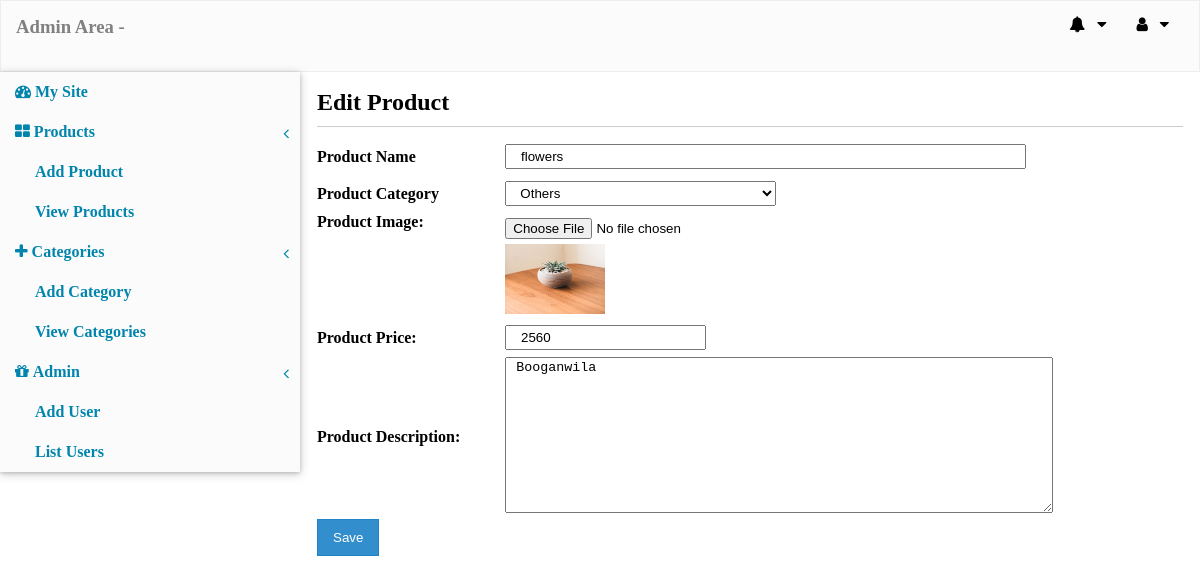
Screenshot of /admin/index.php?action=edit_pro&product_id=7 (signed in) with the database file from the repository.
### tables this page shows
CREATE TABLE `insert_product` (
  `product_id` int(10) NOT NULL,
  `product_name` varchar(100) NOT NULL,
  `product_price` int(10) NOT NULL,
  `product_categorie` varchar(100) NOT NULL,
  `product_comment` text NOT NULL,
  `product_img` text NOT NULL,
  `views` int(11) NOT NULL,
  `visible` tinyint(1) NOT NULL DEFAULT 1,
  `date` varchar(150) NOT NULL
);

### admin/editproduct.php (the view, shortened to what this page needs)
<?php include '../db.php'; ?>
<?php
    $edit_product = mysqli_query($con, " select * from insert_product where product_id='$_GET[product_id]' ");
    $fetch_edit = mysqli_fetch_array($edit_product);
 ?>
<div class="form-box">
          <form action="" method="POST" enctype="multipart/form-data">
                            	<table align="center" width="100%" >
                            		<tr>
                            			<td colspan="7">
                            				<h2>Edit Product</h2>
                            				<div class="border-bottom"></div>
                            			</td>
                            		</tr>
                            		<tr>
                            			<td><b>Product Name</b></td>
                            			<td><input type="text" name="producttitle" value=" <?php echo $fetch_edit['product_name']; ?> " placeholder="Product Name" size="60" required=""></td>
                            		</tr>
                            		<tr>
                            			<td><b>Product Category</b></td>
                            			<td>
                            				<select id="selectctagary" name="productcatagorie">
                                        <?php
                                            $get_cat = "select * from catagories";
                                            $run_cat = mysqli_query($con, $get_cat);
                                            while ($row_cat=mysqli_fetch_array($run_cat)) {
                                                $cat_id = $row_cat['cat_id'];
                                                $cat_title = $row_cat['cat_title'];
                                                if ($fetch_edit['product_categorie'] == $cat_id) {
                                                    echo "<option value='$fetch_edit[product_categorie]' selected >$cat_title</option>";
                                                }else{
                                                    echo "<option value='$cat_id'>$cat_title</option>";
                                                }
                                            }
                                         ?>
                                        </select>
                            			</td>
                            		</tr>
                            		<tr>
                            			<td  valign="top"><b>Product Image: </b></td>
                            			<td> <input type="file" id="file"  name="productimg">
                                            <div class="edit-image">
                                                <img src="../imgup/<?php echo $fetch_edit['product_img']; ?> " width="100" height="70">
                                            </div>
                                        </td>
                            		</tr>
                            		<tr>
                            			<td><b>Product Price: </b></td>
                            			<td><input type="text" id="product_price" value=" <?php echo $fetch_edit['product_price']; ?> " placeholder="Price" name="productprice" required></td>
                            		</tr>
                            		<tr>
                            			<td align="top"><b>Product Description:</b></td>
                            			<td><textarea name="productcomment" id="comment" rows="10"> <?php echo $fetch_edit['product_comment']; ?></textarea></td>
                            		</tr>
                            		<tr>
                            			<td colspan="7"><input type="submit" value="Save" name="edit_product" ></td>
                            		</tr>
                            	</table>
                            	</div>

### admin/admin.css (style rules this page uses)
html, body, div, span, applet, object, iframe, h1, h2, h3, h4, h5, h6,p, blockquote, pre, a, abbr, acronym, address, big, cite, code, del, dfn, em, img, ins, kbd, q, s, samp, small, strike, strong, sub, sup, tt, var, b, u, i, center, di, dt, dd, ol, ul, li, fieldset, form, label, legend, table, caption, tbody, tfoot, thead, tr, th, td, article, aside, canvas, details, embed, figure, figcaption, footer, header, hgroup, menu, nav, output, ruby, section, summary, time, mark, audio, video { margin:0; padding: 0; border: 0; }
.border-bottom { border-bottom: 0.01px solid rgba(0,0,0,0.2); margin: 10px 0; }
.form-box input[type=text] { padding: 3px 10px; margin: 5px 0; }
.form-box select { width: 40%; padding: 3px 10px; margin: 5px 0; }
.form-box input[type=file] { margin: 5px 0; }
.form-box textarea { width: 80%; }
.form-box input[type=submit] { padding: 10px 15px; background: rgba(28,130,199,0.9); border: 0.01px solid rgba(28,130,199,0.8); color: white; }

### rows the page displays
insert_product: producttitle "flowers", product_img (picture), productprice "2560", productcomment "Booganwila"

### other values shown
form field productcatagorie "Others"
